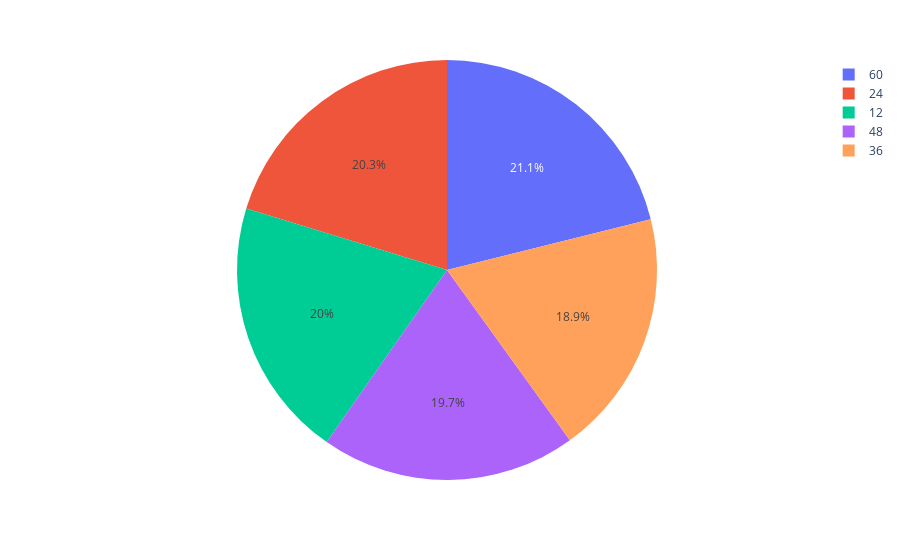

Notebook code for this chart:
### Code cell
use_test_case('integer_cat').explore().plot_distinct_values()

### Figure 1 — Plotly figure (JSON) as saved in the notebook; plotly's stock layout.template omitted (floating-point values rounded to 4 significant figures)
{"data": [{"domain": {"x": [0, 1], "y": [0, 1]}, "hoverlabel": {"namelength": 0}, "hovertemplate": "value=%{label}<br>count=%{value}", "labels": [60, 24, 12, 48, 36], "legendgroup": "", "name": "", "showlegend": true, "type": "pie", "values": [174, 167, 165, 162, 156]}], "layout": {"legend": {"tracegroupgap": 0}, "margin": {"t": 60}}}
